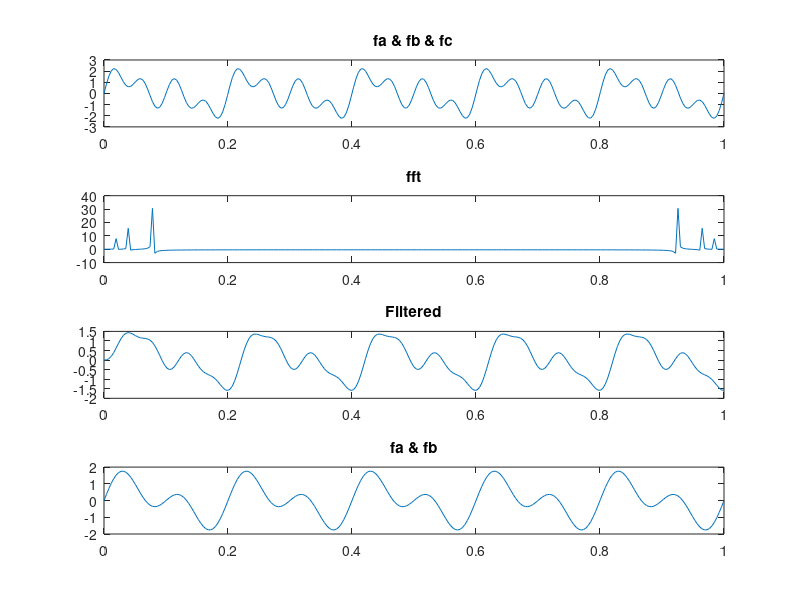

Write the MATLAB code that produced this figure.
close all; clear; clc;
Fs = 256;
ts = 1/Fs;
t = 0:ts:1;
fa = 5;
fb = 10;
fc = 20;
fcut=11;
a_t = sin(2 * pi *fa*t);
b_t = sin(2 * pi* fb*t);
c_t = sin(2 * pi * fc*t);
y = a_t + b_t + c_t;
subplot(4,1,1);
plot(t, y);
f = fft(y);
title("fa & fb & fc");
subplot(4,1,2);
plot (t,f);
y1 = a_t + b_t;
title("fft");
subplot(4,1,4);
plot(t,y1);
title("fa & fb");
[b,a] = butter(2,fcut/(Fs/2));
f_t = filter(b,a,y);
subplot(4,1,3);
plot(t,f_t);
title("Filtered");